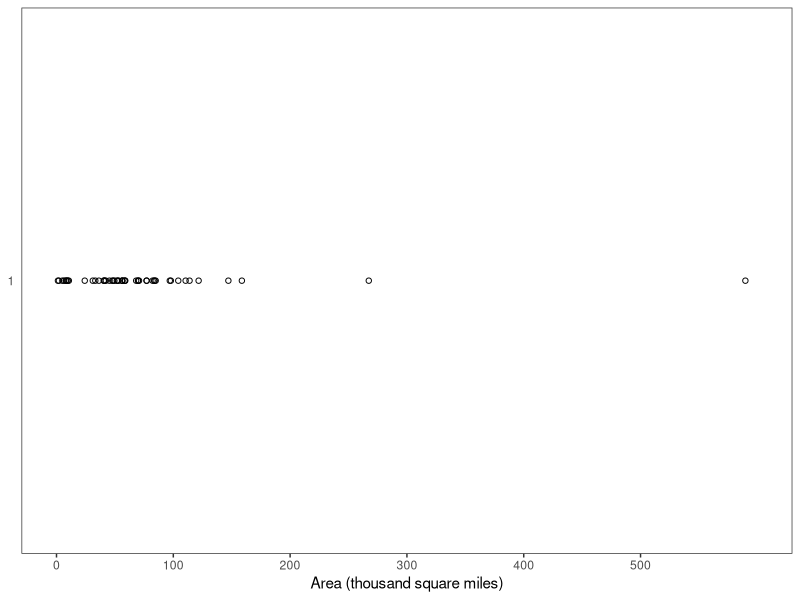
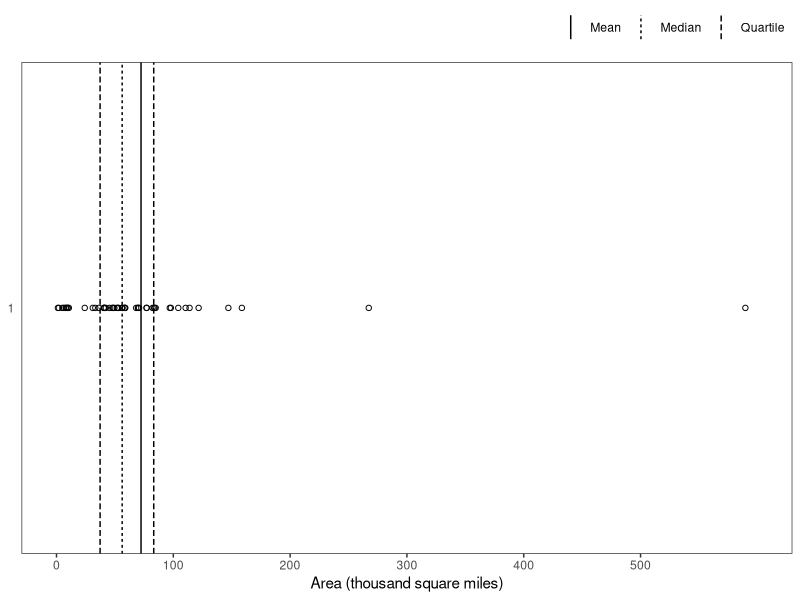

These figures' R source, in order: (Note: this script raises an error after producing the figures.)
library(ggplot2)
library(gridExtra)

this_base <- "fig04-01_state-areas-strip-plot"

my_data <- data.frame(state.area.scaled = state.area / 1000)

summ_stats <-
  with(my_data,
       data.frame(stat = c("Mean", "Median", "Quartile", "Quartile"),
                  val = c(mean(state.area.scaled), median(state.area.scaled),
                          quantile(state.area.scaled, probs = c(0.25, 0.75)))))

p1 <- ggplot(my_data, aes(x = state.area.scaled, y = factor(1))) + 
  geom_point(shape = 1) + 
  scale_x_continuous(breaks = seq(0, 500, 100), limits = c(0, 600)) +
  labs(x = "Area (thousand square miles)", y = NULL) +
  theme_bw() + 
  theme(panel.grid.major = element_blank(),
        panel.grid.minor = element_blank(),
        axis.ticks.y = element_blank())

p2 <- p1 +
  geom_vline(data = summ_stats,
             aes(xintercept = val, linetype = stat), show_guide = TRUE) +
  theme(legend.position = "top",
        legend.justification = c(1, 0),
        legend.title = element_blank()) 

p3 <- arrangeGrob(p1, p2, nrow = 2, heights = c(0.45, 0.55), 
                  main = textGrob("Fig 4.1 State Areas: Strip Plot", 
                                  just = "top", gp = gpar(fontface = "bold")))
p3

ggsave(paste0(this_base, ".png"), 
       p3, width = 6, height = 6)

## TODO: fix legend so that lines are displayed horizontally in legend key
